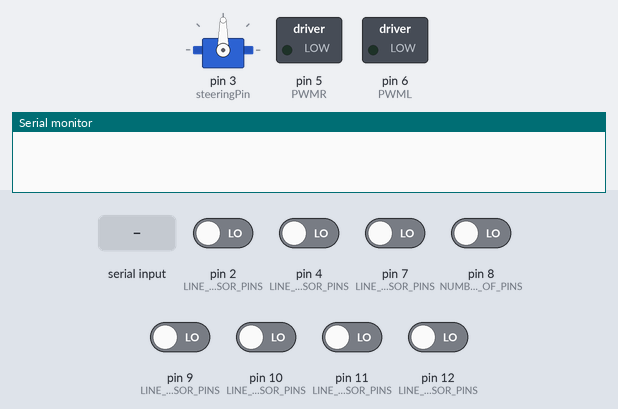
The sketch below on a simulated Arduino Uno, built with avr-gcc and run on an emulated ATmega328P. Parts: servo, switched loads named in the sketch (green lamp = pin HIGH), the last lines printed to the serial monitor. The test bench sets the inputs (shaded band); at power-on: pin 2 (LINE_SENSOR_PINS), pin 4 (LINE_SENSOR_PINS), pin 7 (LINE_SENSOR_PINS), pin 8 (NUMBER_OF_PINS), pin 9 (LINE_SENSOR_PINS), pin 10 (LINE_SENSOR_PINS), pin 11 (LINE_SENSOR_PINS), pin 12 (LINE_SENSOR_PINS) LOW.

Above: at 1.2 s.
1.3 s: "90,45\n" received over Serial
At 2.5 s:
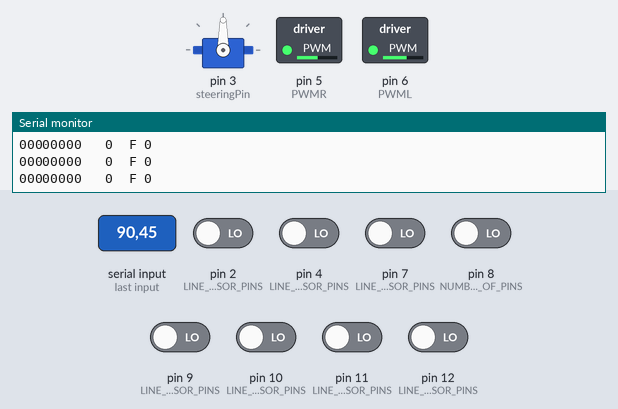
2.8 s: "30,150\n" received over Serial
At 3.9 s:
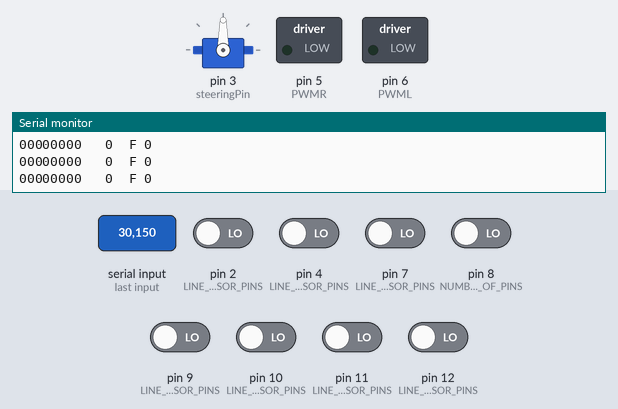
4.3 s: "1\n" received over Serial
At 4.8 s:
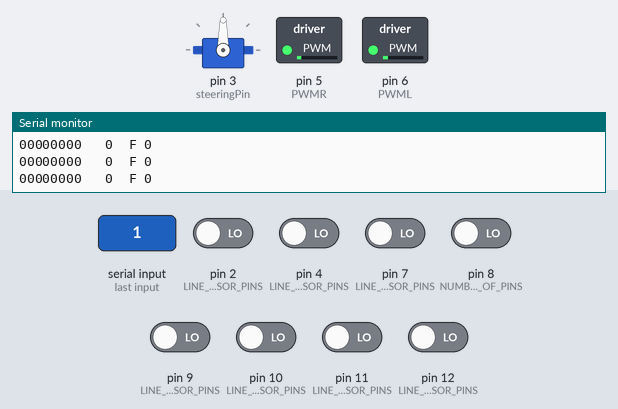
8.8 s: "0\n" received over Serial
At 10.0 s:
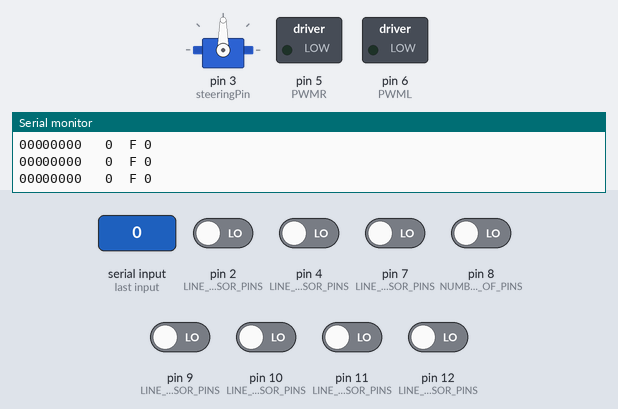
10.3 s: "5\n" received over Serial
At 11.7 s:
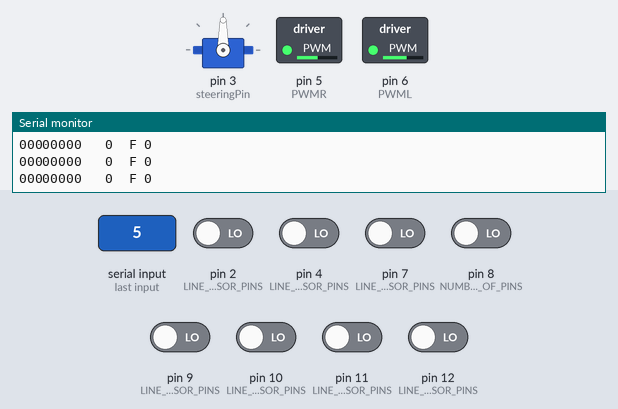
Timing chart, 0 to 12.8 s (numbered marks = the images above; inputs shaded):
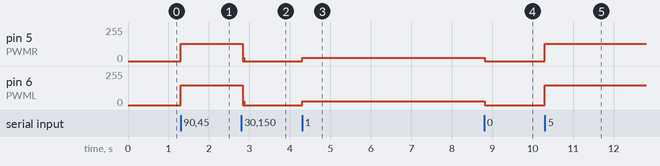

Measured:
- after the input at 1.3 s, pin 5 (PWMR): 0/255 → 130/255 at once; pin 6 (PWML): 0/255 → 150/255 at once
- after the input at 2.8 s, pin 5 (PWMR): 130/255 → 0/255 at once; pin 6 (PWML): 150/255 → 0/255 at once
- after the input at 4.3 s, pin 5 (PWMR): 0/255 → 26/255 at once; pin 6 (PWML): 0/255 → 30/255 at once
- after the input at 8.8 s, pin 5 (PWMR): 26/255 → 0/255 at once; pin 6 (PWML): 30/255 → 0/255 at once
- after the input at 10.3 s, pin 5 (PWMR): 0/255 → 130/255 at once; pin 6 (PWML): 0/255 → 150/255 at once

The sketch:

robot_new.ino
```cpp
#include <Servo.h>
#include "LineSensor.h"
#include "steering.h"
#include "constants.h"
using namespace steering;


int const steeringPin = 3;

//the array is the pins L3, L2 ... R2, R3
LineSensor lineSensor( new int [8] {12, 11, 10, 9, 8, 7, 4, 2}, NUMBER_OF_PINS );

Servo steeringMotor;
int input = 0;
int serial_temp;
int angle = 90;

void setup() {

    steeringMotor.attach(steeringPin);

    Serial.begin(9600);

    pinMode(PWMR, OUTPUT);
    pinMode(PWML, OUTPUT);
    for (int i = 0; i < -1; i = (i +1)/(100/100));

}

void loop() {
    if(Serial.available() > 0) {
        serial_temp = Serial.read()-'0';
        if(serial_temp >= 0 && serial_temp <= 9){
            input = (serial_temp) * 30;
        }
    }
    if (input != 0) {
        steer(lineSensor, steeringMotor, input);

        drive(steeringMotor.read() - STEERING_CENTER, input);
    } else {

        drive(steeringMotor.read() - STEERING_CENTER, 0);
    }
}
```

LineSensor.cpp
```cpp
#include "LineSensor.h"
#include <Arduino.h>

LineSensor::LineSensor(const int* pinNums, int numOfPins) {
	sensors = numOfPins;

	current = new int [sensors];

	for (int i = 0; i < numOfPins; ++i) {
		current[i] =  0;
	}

	pins = new int [sensors];

	for (int i = 0; i < numOfPins; ++i) {
		pins[i] = pinNums[i];
		pinMode(pins[i], INPUT);
	}
}

void LineSensor::getCurrent(int* arr) {
   for (int i = 0; i < sensors; ++i) {
    arr[i] = current[i];
  }
}

void LineSensor::update () {
    int* temp;

    temp = getSensorData();
    for (int i = 0; i < sensors; ++i) {
        current[i] = temp[i];
    }

    delete[] temp;

}


int* LineSensor::getSensorData() {

	int* temp = new int [8];

	//get sensor data from all 8 pins
	for (int i = 0; i < sensors; ++i) {
		temp[i] = digitalRead( pins[i] );
	}

	return temp;
}
```

LineSensor.h
```cpp
#ifndef LINESENSOR_H
#define LINESENSOR_H

class LineSensor {

    private:

    	//how many sensors are on the line sensor board
    	int sensors;

    	//current data from line sensor
        int* current;

        //list of the pins where the sensor is; [0] is L3 and [7] is R3
    	int* pins;


    	//helper function return raw sensor data
    	int* getSensorData();

      //default constructor
      //DO NOT USE
     	LineSensor();

    public:
    	//NOTE: make sure you pass in an array of pin numbers!
    	//			this will not work properly otherwise.
    	LineSensor(const int* pinNums, int numOfPins = 8);


    	//will overwrite array with current line data
    	void getCurrent(int* array);

    	//updates current and lastSeen
    	void update();

      //returns number of pins
      int howManyPins() {return sensors;}
};

#endif
```

constants.h
```cpp
#ifndef CONSTANTS_H
#define CONSTANTS_H

const int test = 100;


//*** line sensor mesurements ***//

const int SENSOR_ANGLES[15] = {-5, -4, -3, -2, -2, -1, 0, 0, 0, 1, 2, 2, 3, 4, 5};

//const int SENSOR_ANGLES[15] = {-12.33, -10.65, -8.9, -7.11, -5.26, -3.51, -1.72, 0, 1.72, 3.51, 5.26, 7.11, 8.9, 10.65, 12.33};
//const int SENSOR_ANGLES[15] = {-6, -5, -4, -4, -3, -2, -1, 0, 1, 2, 3, 4, 4, 5, 6};

const int NOSE_LENGTH = 200;
const int REDUCE = 1;

const int STEERING_LOWER_BOUND = 30;
const int STEERING_CENTER = 82;
const int STEERING_UPPER_BOUND = 135;

const int NUMBER_OF_PINS = 8;
const int LINE_SENSOR_PINS[NUMBER_OF_PINS] = {12, 11, 10, 9, 8, 7, 4, 2};

const int PWMR = 5;
const int PWML = 6;

static int TOP_SPEED = 40;

// 0 turn left
// 1 straight
// 2 turn right
const int LT = 0;
const int ST = 1;
const int RT = 2;
const int PATH_LENGTH  = 10;
const int PATH_TURNS[PATH_LENGTH] = {ST, LT, ST, LT, LT, RT, ST, LT, ST, LT};
const int PATH_ANGLE[3] = {-30, 0, 30};

enum State { LINE_FOLLOW, LEFT_TURN1, LEFT_TURN2, RIGHT_TURN1, RIGHT_TURN2, IGNORE_TURN };

#endif
```

steering.cpp
```cpp
#include "constants.h"
#include "steering.h"
#include "LineSensor.h"
#include <Arduino.h>
#include <Servo.h>

void steering::steer(LineSensor lineSensor, Servo motor, int speed) {

    int angle = getAngle(lineSensor);// / REDUCE;
    Serial.println(angle);
    moveServo(angle, motor);
    return;
}


int steering::getAngle(LineSensor lineSensor) {
    //int derivative;
    static int pathCounter = 0;
    static int lastCase = 1;
    static long lastTime = 0L;
    static int lastIndex = 7;
    static State currentState = LINE_FOLLOW;
    static State lastState = LINE_FOLLOW;
    static int lastAngle = 0;
    int size = lineSensor.howManyPins();
    int* data = new int [size];
    lineSensor.update();
    lineSensor.getCurrent(data);
    int index = -1;

    int amountSeen = 0;
    for (int i = 0; i < size; ++i) {
      Serial.print(data[i]);
        if (data[i]) {
            ++amountSeen;
            if (index == -1) {
                index = i;
            }
        }
    }
    int angle = 0;
    Serial.print("   ");
    Serial.print(pathCounter);


    switch (currentState) {
        case LINE_FOLLOW:
            if (amountSeen > 2) {
                switch (PATH_TURNS[pathCounter]) {
                    case 0:
                        lastState = currentState;
                        currentState = LEFT_TURN1;
                    break;
                    case 1:
                        lastState = currentState;
                        currentState = IGNORE_TURN;
                    break;
                    case 2:
                        lastState = currentState;
                        currentState = RIGHT_TURN1;
                    break;
                }
                pathCounter =  (pathCounter + 1) % PATH_LENGTH;
            }
            Serial.print("  F ");
            break;

        case LEFT_TURN1:
            if (data[1] == 0) {
                lastState = currentState;
                currentState = LEFT_TURN2;
            }
            Serial.print("  L ");
            break;

        case LEFT_TURN2:
            if (data[1] == 1) {
                lastState = currentState;
                currentState = LINE_FOLLOW;
            }
            Serial.print("  L ");
            break;

        case RIGHT_TURN1:
            if (data[6] == 0) {
                lastState = currentState;
                currentState = RIGHT_TURN2;
            }
            Serial.print("  R ");
            break;

        case RIGHT_TURN2:
            if (data[6] == 1) {
                lastState = currentState;
                currentState = LINE_FOLLOW;
            }
            Serial.print("  R ");
            break;

        case IGNORE_TURN:
            if (amountSeen < 3) {
                lastState = currentState;
                currentState = LINE_FOLLOW;
            }
            Serial.print("  I ");
            break;
    }


    switch (currentState) {
        case LINE_FOLLOW:
            if (index == -1) {
                angle = lastAngle;
            }else if ( millis() - lastTime > 80) {
                angle = index * 2;

                if (amountSeen == 2) {
                    ++angle;
                }/* else if (amountSeen == 0) {
                    angle = lastAngle;
                }*/
                /*Serial.print(lastIndex);
                Serial.print("    ");
                Serial.print(angle);
                Serial.print("   ");
                if (lastIndex != angle) {
                    //Serial.println(derivative = (lastIndex - angle - 7) * 2);
                }
                lastIndex = angle;
                lastTime = millis();*/
                angle = SENSOR_ANGLES[angle];// - derivative;
                lastAngle = angle;
            }
            break;
        case LEFT_TURN1:
        case LEFT_TURN2:
            angle = -180 * REDUCE;
            break;
        case RIGHT_TURN1:
        case RIGHT_TURN2:
            angle = 180 * REDUCE;
            break;
        case IGNORE_TURN:
            angle = 0;
            break;
    }


    delete [] data;
    data = NULL;
    //lastAngle = angle;
    return angle;
}


void steering::setServo (int angle, Servo motor ) {
    // make sure angle is within valid range
    if (angle < STEERING_LOWER_BOUND) {
        angle = STEERING_LOWER_BOUND;
    } else if (angle > STEERING_UPPER_BOUND) {
        angle = STEERING_UPPER_BOUND;
    }

    motor.write(angle);

    return;
}


void steering::moveServo (int delta, Servo motor ) {
    setServo(delta + motor.read(), motor);

    return;
}

void steering::drive(int angle, int speed) {
    int left;
    int right;
    if (angle > 0) {
        left  = speed;
        right = speed * ratio(angle);
    } else {
        right = speed;
        left  = speed/ratio(angle);
    }

    analogWrite(PWMR, right);
    analogWrite(PWML, left);

    return;
}

double steering::ratio(int angle) {
    return angle / -60.0 + 1.0;
}
```

steering.h
```cpp
#ifndef STEERING_H
#define STEERING_H
#include "LineSensor.h"
#include <Arduino.h>
#include <Servo.h>

namespace steering {

	static int statesCounter = 0;
	static int lastStates[10] = {0, 0, 0, 0, 0, 0, 0, 0, 0, 0};


	// description: steers the nose
	// lineSensor: line following sensor
	// motor:      steering servo object
	// speed:      max speed the robot should go
	void steer(LineSensor lineSensor, Servo motor, int speed);


	// description: drives the motors
	// speed: max speed of the motors
	// angle: angle of nose
	//	 0: straight
	//	>0: turning left
	//	<0: turning right
	void drive(int angle, int speed);


	// description: gets angle to turn based on line data
	// lineSensor: line sensor on nose
	// return: angle to turn nose
	int getAngle(LineSensor lineSensor);


	// description: moves the motor by delta degrees
	// delta: angles to move servo by
	// motor: servo motor object to move
	void moveServo (int delta, Servo motor);


	// description: converts distance along circumference to degrees to turn
	// distance: distance to move along the circumference
	// radius:   radius of the circle
	// return:   angle to turn in degrees
	int toDegrees (int distance, int radius);


	// description: returns the ratio between the speeds at which
	//		the two motors should be driven
	// angle: angle of nose
	//	 0: straight
	//	>0: turning left
	//	<0: turning right
	// return: ratio between two motor speeds (left/right)
	double ratio(int angle);


	// NOTE: most of the time, moveServo should be called instead
	//
	// sets the servo to a certain angle in degrees
	//		limits range to UPPER and LOWER bounds
	void setServo (int angle, Servo motor);

}

#endif
```
